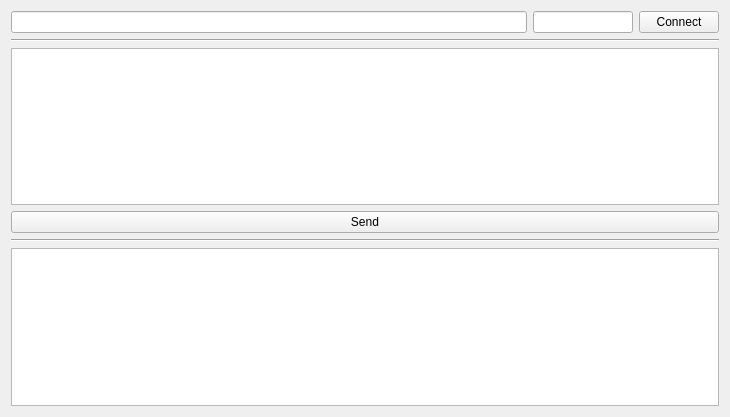
<?xml version="1.0" encoding="UTF-8"?>
<ui version="4.0">
 <class>MainWindow</class>
 <widget class="QWidget" name="MainWindow">
  <property name="geometry">
   <rect>
    <x>0</x>
    <y>0</y>
    <width>730</width>
    <height>417</height>
   </rect>
  </property>
  <property name="windowTitle">
   <string>Simple client</string>
  </property>
  <layout class="QGridLayout" name="gridLayout">
   <item row="0" column="2">
    <widget class="QPushButton" name="buttonConnect">
     <property name="text">
      <string>Connect</string>
     </property>
    </widget>
   </item>
   <item row="0" column="1">
    <widget class="QLineEdit" name="editPort">
     <property name="maximumSize">
      <size>
       <width>100</width>
       <height>16777215</height>
      </size>
     </property>
    </widget>
   </item>
   <item row="0" column="0">
    <widget class="QLineEdit" name="editAddress"/>
   </item>
   <item row="1" column="0" colspan="3">
    <widget class="Line" name="separatorMessage">
     <property name="orientation">
      <enum>Qt::Horizontal</enum>
     </property>
    </widget>
   </item>
   <item row="5" column="0" colspan="3">
    <widget class="QPlainTextEdit" name="editLog"/>
   </item>
   <item row="3" column="0" colspan="3">
    <widget class="QPushButton" name="buttonSendMessage">
     <property name="text">
      <string>Send</string>
     </property>
    </widget>
   </item>
   <item row="2" column="0" colspan="3">
    <widget class="QPlainTextEdit" name="editMessage"/>
   </item>
   <item row="4" column="0" colspan="3">
    <widget class="Line" name="separatorLog">
     <property name="orientation">
      <enum>Qt::Horizontal</enum>
     </property>
    </widget>
   </item>
  </layout>
 </widget>
 <layoutdefault spacing="6" margin="11"/>
 <tabstops>
  <tabstop>editAddress</tabstop>
  <tabstop>editPort</tabstop>
  <tabstop>buttonConnect</tabstop>
  <tabstop>editMessage</tabstop>
  <tabstop>buttonSendMessage</tabstop>
  <tabstop>editLog</tabstop>
 </tabstops>
 <resources/>
 <connections/>
</ui>
